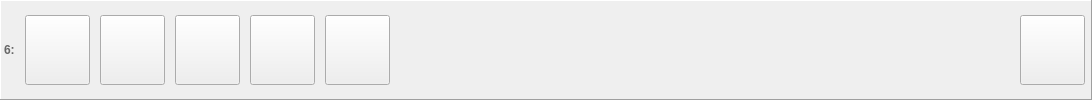
     <widget class="QFrame" name="horizontalFrame_6">
      <property name="enabled">
       <bool>true</bool>
      </property>
      <property name="sizePolicy">
       <sizepolicy hsizetype="Expanding" vsizetype="Minimum">
        <horstretch>0</horstretch>
        <verstretch>0</verstretch>
       </sizepolicy>
      </property>
      <property name="minimumSize">
       <size>
        <width>330</width>
        <height>0</height>
       </size>
      </property>
      <property name="maximumSize">
       <size>
        <width>16777215</width>
        <height>100</height>
       </size>
      </property>
      <property name="contextMenuPolicy">
       <enum>Qt::ActionsContextMenu</enum>
      </property>
      <property name="autoFillBackground">
       <bool>false</bool>
      </property>
      <property name="frameShape">
       <enum>QFrame::Panel</enum>
      </property>
      <property name="frameShadow">
       <enum>QFrame::Raised</enum>
      </property>
      <layout class="QHBoxLayout" name="horizontalLayout_6">
       <property name="spacing">
        <number>10</number>
       </property>
       <property name="leftMargin">
        <number>3</number>
       </property>
       <property name="topMargin">
        <number>3</number>
       </property>
       <property name="rightMargin">
        <number>3</number>
       </property>
       <property name="bottomMargin">
        <number>3</number>
       </property>
       <item>
        <widget class="QLabel" name="label_16">
         <property name="enabled">
          <bool>true</bool>
         </property>
         <property name="sizePolicy">
          <sizepolicy hsizetype="Fixed" vsizetype="Fixed">
           <horstretch>0</horstretch>
           <verstretch>0</verstretch>
          </sizepolicy>
         </property>
         <property name="palette">
          <palette>
           <active>
            <colorrole role="WindowText">
             <brush brushstyle="SolidPattern">
              <color alpha="255">
               <red>104</red>
               <green>104</green>
               <blue>104</blue>
              </color>
             </brush>
            </colorrole>
           </active>
           <inactive>
            <colorrole role="WindowText">
             <brush brushstyle="SolidPattern">
              <color alpha="255">
               <red>104</red>
               <green>104</green>
               <blue>104</blue>
              </color>
             </brush>
            </colorrole>
           </inactive>
           <disabled>
            <colorrole role="WindowText">
             <brush brushstyle="SolidPattern">
              <color alpha="255">
               <red>120</red>
               <green>120</green>
               <blue>120</blue>
              </color>
             </brush>
            </colorrole>
           </disabled>
          </palette>
         </property>
         <property name="font">
          <font>
           <weight>75</weight>
           <bold>true</bold>
          </font>
         </property>
         <property name="text">
          <string>6:</string>
         </property>
         <property name="margin">
          <number>5</number>
         </property>
        </widget>
       </item>
       <item>
        <widget class="QToolButton" name="buttonMountDisk_6">
         <property name="enabled">
          <bool>true</bool>
         </property>
         <property name="sizePolicy">
          <sizepolicy hsizetype="Maximum" vsizetype="Minimum">
           <horstretch>0</horstretch>
           <verstretch>0</verstretch>
          </sizepolicy>
         </property>
         <property name="minimumSize">
          <size>
           <width>65</width>
           <height>0</height>
          </size>
         </property>
         <property name="maximumSize">
          <size>
           <width>70</width>
           <height>70</height>
          </size>
         </property>
         <property name="sizeIncrement">
          <size>
           <width>1</width>
           <height>1</height>
          </size>
         </property>
         <property name="focusPolicy">
          <enum>Qt::NoFocus</enum>
         </property>
         <property name="iconSize">
          <size>
           <width>40</width>
           <height>40</height>
          </size>
         </property>
        </widget>
       </item>
       <item>
        <widget class="QToolButton" name="buttonMountFolder_6">
         <property name="enabled">
          <bool>true</bool>
         </property>
         <property name="sizePolicy">
          <sizepolicy hsizetype="Minimum" vsizetype="Minimum">
           <horstretch>0</horstretch>
           <verstretch>0</verstretch>
          </sizepolicy>
         </property>
         <property name="minimumSize">
          <size>
           <width>65</width>
           <height>0</height>
          </size>
         </property>
         <property name="maximumSize">
          <size>
           <width>70</width>
           <height>70</height>
          </size>
         </property>
         <property name="sizeIncrement">
          <size>
           <width>1</width>
           <height>1</height>
          </size>
         </property>
         <property name="focusPolicy">
          <enum>Qt::NoFocus</enum>
         </property>
         <property name="iconSize">
          <size>
           <width>40</width>
           <height>40</height>
          </size>
         </property>
        </widget>
       </item>
       <item>
        <widget class="QToolButton" name="buttonSave_6">
         <property name="enabled">
          <bool>true</bool>
         </property>
         <property name="sizePolicy">
          <sizepolicy hsizetype="Minimum" vsizetype="Minimum">
           <horstretch>0</horstretch>
           <verstretch>0</verstretch>
          </sizepolicy>
         </property>
         <property name="minimumSize">
          <size>
           <width>65</width>
           <height>0</height>
          </size>
         </property>
         <property name="maximumSize">
          <size>
           <width>70</width>
           <height>70</height>
          </size>
         </property>
         <property name="sizeIncrement">
          <size>
           <width>1</width>
           <height>1</height>
          </size>
         </property>
         <property name="focusPolicy">
          <enum>Qt::NoFocus</enum>
         </property>
         <property name="iconSize">
          <size>
           <width>40</width>
           <height>40</height>
          </size>
         </property>
         <property name="checkable">
          <bool>true</bool>
         </property>
        </widget>
       </item>
       <item>
        <widget class="QToolButton" name="autoSave_6">
         <property name="enabled">
          <bool>true</bool>
         </property>
         <property name="sizePolicy">
          <sizepolicy hsizetype="Minimum" vsizetype="Minimum">
           <horstretch>0</horstretch>
           <verstretch>0</verstretch>
          </sizepolicy>
         </property>
         <property name="minimumSize">
          <size>
           <width>65</width>
           <height>0</height>
          </size>
         </property>
         <property name="maximumSize">
          <size>
           <width>70</width>
           <height>70</height>
          </size>
         </property>
         <property name="sizeIncrement">
          <size>
           <width>1</width>
           <height>1</height>
          </size>
         </property>
         <property name="focusPolicy">
          <enum>Qt::NoFocus</enum>
         </property>
         <property name="text">
          <string/>
         </property>
         <property name="iconSize">
          <size>
           <width>40</width>
           <height>40</height>
          </size>
         </property>
         <property name="checkable">
          <bool>false</bool>
         </property>
        </widget>
       </item>
       <item>
        <widget class="QToolButton" name="buttonEditDisk_6">
         <property name="enabled">
          <bool>true</bool>
         </property>
         <property name="sizePolicy">
          <sizepolicy hsizetype="Minimum" vsizetype="Minimum">
           <horstretch>0</horstretch>
           <verstretch>0</verstretch>
          </sizepolicy>
         </property>
         <property name="minimumSize">
          <size>
           <width>65</width>
           <height>0</height>
          </size>
         </property>
         <property name="maximumSize">
          <size>
           <width>70</width>
           <height>70</height>
          </size>
         </property>
         <property name="sizeIncrement">
          <size>
           <width>1</width>
           <height>1</height>
          </size>
         </property>
         <property name="focusPolicy">
          <enum>Qt::NoFocus</enum>
         </property>
         <property name="iconSize">
          <size>
           <width>40</width>
           <height>40</height>
          </size>
         </property>
         <property name="checkable">
          <bool>false</bool>
         </property>
        </widget>
       </item>
       <item>
        <layout class="QVBoxLayout" name="verticalLayout_6">
         <property name="spacing">
          <number>0</number>
         </property>
         <property name="leftMargin">
          <number>5</number>
         </property>
         <property name="rightMargin">
          <number>5</number>
         </property>
         <item>
          <spacer name="horizontalSpacer_6">
           <property name="orientation">
            <enum>Qt::Horizontal</enum>
           </property>
           <property name="sizeHint" stdset="0">
            <size>
             <width>600</width>
             <height>0</height>
            </size>
           </property>
          </spacer>
         </item>
         <item>
          <widget class="QLabel" name="labelFileName_6">
           <property name="enabled">
            <bool>true</bool>
           </property>
           <property name="sizePolicy">
            <sizepolicy hsizetype="Ignored" vsizetype="Fixed">
             <horstretch>0</horstretch>
             <verstretch>0</verstretch>
            </sizepolicy>
           </property>
           <property name="autoFillBackground">
            <bool>false</bool>
           </property>
           <property name="text">
            <string/>
           </property>
           <property name="textFormat">
            <enum>Qt::PlainText</enum>
           </property>
           <property name="wordWrap">
            <bool>false</bool>
           </property>
          </widget>
         </item>
         <item>
          <widget class="QLabel" name="labelImageProperties_6">
           <property name="enabled">
            <bool>true</bool>
           </property>
           <property name="sizePolicy">
            <sizepolicy hsizetype="Preferred" vsizetype="Fixed">
             <horstretch>0</horstretch>
             <verstretch>0</verstretch>
            </sizepolicy>
           </property>
           <property name="palette">
            <palette>
             <active>
              <colorrole role="WindowText">
               <brush brushstyle="SolidPattern">
                <color alpha="255">
                 <red>128</red>
                 <green>128</green>
                 <blue>128</blue>
                </color>
               </brush>
              </colorrole>
              <colorrole role="Mid">
               <brush brushstyle="SolidPattern">
                <color alpha="255">
                 <red>157</red>
                 <green>155</green>
                 <blue>144</blue>
                </color>
               </brush>
              </colorrole>
             </active>
             <inactive>
              <colorrole role="WindowText">
               <brush brushstyle="SolidPattern">
                <color alpha="255">
                 <red>128</red>
                 <green>128</green>
                 <blue>128</blue>
                </color>
               </brush>
              </colorrole>
              <colorrole role="Mid">
               <brush brushstyle="SolidPattern">
                <color alpha="255">
                 <red>157</red>
                 <green>155</green>
                 <blue>144</blue>
                </color>
               </brush>
              </colorrole>
             </inactive>
             <disabled>
              <colorrole role="WindowText">
               <brush brushstyle="SolidPattern">
                <color alpha="255">
                 <red>118</red>
                 <green>116</green>
                 <blue>108</blue>
                </color>
               </brush>
              </colorrole>
              <colorrole role="Mid">
               <brush brushstyle="SolidPattern">
                <color alpha="255">
                 <red>157</red>
                 <green>155</green>
                 <blue>144</blue>
                </color>
               </brush>
              </colorrole>
             </disabled>
            </palette>
           </property>
           <property name="textFormat">
            <enum>Qt::PlainText</enum>
           </property>
           <property name="alignment">
            <set>Qt::AlignLeading|Qt::AlignLeft|Qt::AlignVCenter</set>
           </property>
           <property name="wordWrap">
            <bool>false</bool>
           </property>
          </widget>
         </item>
        </layout>
       </item>
       <item>
        <widget class="QToolButton" name="buttonEject_6">
         <property name="enabled">
          <bool>true</bool>
         </property>
         <property name="sizePolicy">
          <sizepolicy hsizetype="Minimum" vsizetype="Minimum">
           <horstretch>0</horstretch>
           <verstretch>0</verstretch>
          </sizepolicy>
         </property>
         <property name="minimumSize">
          <size>
           <width>65</width>
           <height>0</height>
          </size>
         </property>
         <property name="maximumSize">
          <size>
           <width>70</width>
           <height>70</height>
          </size>
         </property>
         <property name="sizeIncrement">
          <size>
           <width>1</width>
           <height>1</height>
          </size>
         </property>
         <property name="focusPolicy">
          <enum>Qt::NoFocus</enum>
         </property>
         <property name="iconSize">
          <size>
           <width>40</width>
           <height>40</height>
          </size>
         </property>
        </widget>
       </item>
       <item>
        <spacer name="horizontalSpacer_12">
         <property name="orientation">
          <enum>Qt::Horizontal</enum>
         </property>
         <property name="sizeType">
          <enum>QSizePolicy::Fixed</enum>
         </property>
         <property name="sizeHint" stdset="0">
          <size>
           <width>3</width>
           <height>20</height>
          </size>
         </property>
        </spacer>
       </item>
      </layout>
     </widget>
